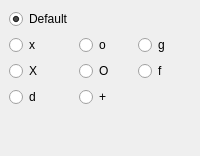
  <widget class="QDockWidget" name="noteHeadDock">
   <property name="sizePolicy">
    <sizepolicy hsizetype="MinimumExpanding" vsizetype="Preferred">
     <horstretch>0</horstretch>
     <verstretch>0</verstretch>
    </sizepolicy>
   </property>
   <property name="toolTip">
    <string>Select the note head</string>
   </property>
   <property name="statusTip">
    <string>The note head determines what note will be placed in the Score</string>
   </property>
   <property name="features">
    <set>QDockWidget::AllDockWidgetFeatures</set>
   </property>
   <property name="allowedAreas">
    <set>Qt::LeftDockWidgetArea|Qt::RightDockWidgetArea</set>
   </property>
   <property name="windowTitle">
    <string>Note Head</string>
   </property>
   <attribute name="dockWidgetArea">
    <number>1</number>
   </attribute>
   <widget class="QWidget" name="dockWidgetContents">
    <layout class="QGridLayout" name="gridLayout">
     <item row="0" column="0">
      <widget class="RadioButtonTeller" name="defaultNoteHeadButton">
       <property name="toolTip">
        <string>Default note head</string>
       </property>
       <property name="statusTip">
        <string>Use the default note head for each instrument</string>
       </property>
       <property name="text">
        <string>Default</string>
       </property>
       <property name="checked">
        <bool>true</bool>
       </property>
      </widget>
     </item>
     <item row="8" column="0">
      <spacer name="verticalSpacer">
       <property name="orientation">
        <enum>Qt::Vertical</enum>
       </property>
       <property name="sizeHint" stdset="0">
        <size>
         <width>20</width>
         <height>40</height>
        </size>
       </property>
      </spacer>
     </item>
     <item row="3" column="0">
      <widget class="RadioButtonTeller" name="xNoteHeadButton">
       <property name="toolTip">
        <string>x note head</string>
       </property>
       <property name="statusTip">
        <string>Use &quot;x&quot; as the note head</string>
       </property>
       <property name="text">
        <string>x</string>
       </property>
       <property name="buttonValue" stdset="0">
        <string>x</string>
       </property>
      </widget>
     </item>
     <item row="5" column="1">
      <widget class="RadioButtonTeller" name="bigONoteHeadButton">
       <property name="toolTip">
        <string>O note head</string>
       </property>
       <property name="statusTip">
        <string>Use &quot;O&quot; as the note head</string>
       </property>
       <property name="text">
        <string>O</string>
       </property>
       <property name="buttonValue" stdset="0">
        <string>O</string>
       </property>
      </widget>
     </item>
     <item row="3" column="2">
      <widget class="RadioButtonTeller" name="gNoteHeadButton">
       <property name="toolTip">
        <string>g note head</string>
       </property>
       <property name="statusTip">
        <string>Use &quot;g&quot; as the note head</string>
       </property>
       <property name="text">
        <string>g</string>
       </property>
       <property name="buttonValue" stdset="0">
        <string>g</string>
       </property>
      </widget>
     </item>
     <item row="5" column="2">
      <widget class="RadioButtonTeller" name="flamNoteTeller">
       <property name="text">
        <string>f</string>
       </property>
      </widget>
     </item>
     <item row="5" column="0">
      <widget class="RadioButtonTeller" name="bigXNoteHeadButton">
       <property name="toolTip">
        <string>X note head</string>
       </property>
       <property name="statusTip">
        <string>Use &quot;X&quot; as the note head</string>
       </property>
       <property name="text">
        <string>X</string>
       </property>
       <property name="buttonValue" stdset="0">
        <string>X</string>
       </property>
      </widget>
     </item>
     <item row="3" column="1">
      <widget class="RadioButtonTeller" name="oNoteHeadButton">
       <property name="toolTip">
        <string>o note head</string>
       </property>
       <property name="statusTip">
        <string>Use &quot;o&quot; as the note head</string>
       </property>
       <property name="text">
        <string>o</string>
       </property>
       <property name="buttonValue" stdset="0">
        <string>o</string>
       </property>
      </widget>
     </item>
     <item row="6" column="1">
      <widget class="RadioButtonTeller" name="plusNoteHeadButton">
       <property name="toolTip">
        <string>+ note head</string>
       </property>
       <property name="statusTip">
        <string>Use &quot;+&quot; as the note head</string>
       </property>
       <property name="text">
        <string>+</string>
       </property>
       <property name="buttonValue" stdset="0">
        <string>+</string>
       </property>
      </widget>
     </item>
     <item row="6" column="0">
      <widget class="RadioButtonTeller" name="dragNoteTeller">
       <property name="text">
        <string>d</string>
       </property>
      </widget>
     </item>
    </layout>
   </widget>
  </widget>
